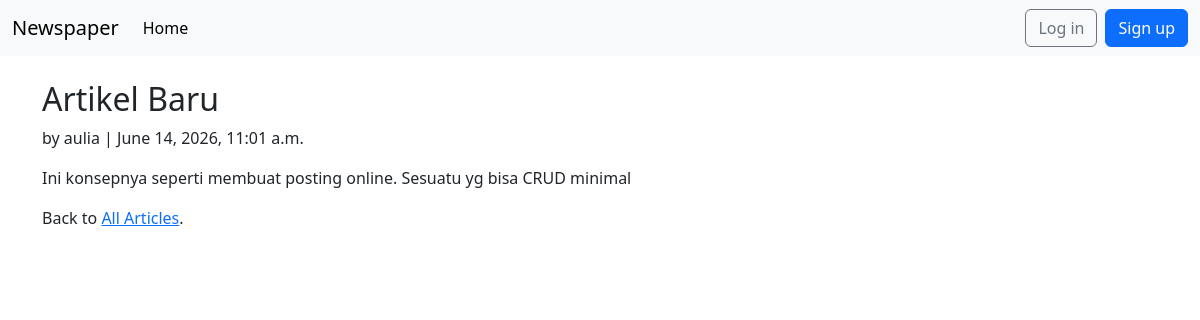
/articles/1/, run on the app's committed database.
### articles/models.py (models this page shows, shortened)
class Article(models.Model):
    title = models.CharField(max_length=255)
    body = models.TextField()
    date = models.DateTimeField(auto_now_add=True)
    author = models.ForeignKey(
          settings.AUTH_USER_MODEL,
          on_delete=models.CASCADE,
    )

### accounts/models.py (models this page shows)
class CustomUser(AbstractUser):
    age = models.PositiveIntegerField(null=True, blank=True)

### articles/views.py (the view)
# urls.py: path("<int:pk>/", ArticleDetailView.as_view(),
class ArticleDetailView(DetailView):
    model = Article
    template_name = "article_detail.html"

### templates/article_detail.html (shortened to what this page needs)
{% extends "base.html" %}
{% block content %}
<h2>{{ article.title }}</h2>
<p>by {{ article.author }} | {{ article.date }}</p>
<p>{{ article.body }}</p>
<p>Back to <a href="{% url 'article_list' %}">All Articles</a>.</p>
{% endblock content %}

### data on the page
Article: title "Artikel Baru", author "aulia", date "June 14, 2026, 11:01 a.m.", body "Ini konsepnya seperti membuat posting online. Sesuatu yg bisa CRUD minimal"
